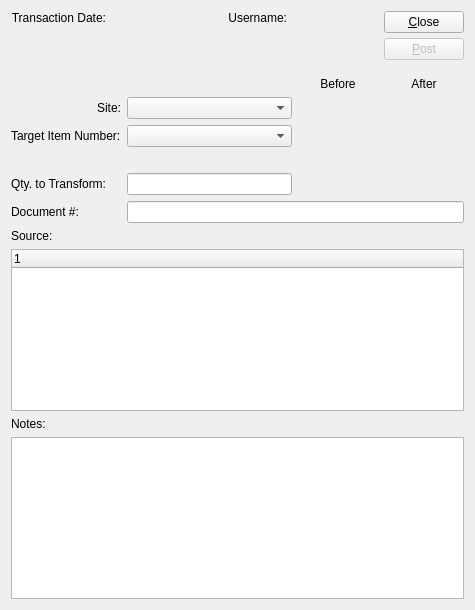
<ui version="4.0" >
 <author></author>
 <comment>This file is part of the xTuple ERP: PostBooks Edition, a free and
open source Enterprise Resource Planning software suite,
Copyright (c) 1999-2010 by OpenMFG LLC, d/b/a xTuple.
It is licensed to you under the Common Public Attribution License
version 1.0, the full text of which (including xTuple-specific Exhibits)
is available at www.xtuple.com/CPAL.  By using this software, you agree
to be bound by its terms.</comment>
 <class>transformTrans</class>
 <widget class="QWidget" name="transformTrans" >
  <property name="geometry" >
   <rect>
    <x>0</x>
    <y>0</y>
    <width>475</width>
    <height>610</height>
   </rect>
  </property>
  <property name="windowTitle" >
   <string>Transform Transaction</string>
  </property>
   <layout class="QVBoxLayout" >
    <item>
     <layout class="QHBoxLayout" >
      <item>
       <layout class="QVBoxLayout" >
        <item>
         <layout class="QHBoxLayout" >
          <item>
           <widget class="XLabel" name="_transDateLit" >
            <property name="text" >
             <string>Transaction Date:</string>
            </property>
            <property name="alignment" >
             <set>Qt::AlignRight|Qt::AlignTrailing|Qt::AlignVCenter</set>
            </property>
            <property name="buddy" >
             <cstring>_transDate</cstring>
            </property>
           </widget>
          </item>
          <item>
           <widget class="DLineEdit" name="_transDate" />
          </item>
          <item>
           <widget class="XLabel" name="_usernameLit" >
            <property name="text" >
             <string>Username:</string>
            </property>
            <property name="alignment" >
             <set>Qt::AlignRight|Qt::AlignTrailing|Qt::AlignVCenter</set>
            </property>
            <property name="buddy" >
             <cstring>_username</cstring>
            </property>
           </widget>
          </item>
          <item>
           <widget class="XLabel" name="_username" >
            <property name="text" >
             <string/>
            </property>
           </widget>
          </item>
         </layout>
        </item>
        <item>
         <layout class="QHBoxLayout" >
          <item>
           <widget class="ItemCluster" name="_item" />
          </item>
          <item>
           <spacer>
            <property name="orientation" >
             <enum>Qt::Horizontal</enum>
            </property>
            <property name="sizeType" >
             <enum>QSizePolicy::Expanding</enum>
            </property>
            <property name="sizeHint" >
             <size>
              <width>20</width>
              <height>40</height>
             </size>
            </property>
           </spacer>
          </item>
         </layout>
        </item>
       </layout>
      </item>
      <item>
       <layout class="QVBoxLayout" >
        <property name="spacing" >
         <number>0</number>
        </property>
        <item>
         <layout class="QVBoxLayout" >
          <property name="spacing" >
           <number>5</number>
          </property>
          <item>
           <widget class="QPushButton" name="_close" >
            <property name="text" >
             <string>&amp;Close</string>
            </property>
           </widget>
          </item>
          <item>
           <widget class="QPushButton" name="_post" >
            <property name="enabled" >
             <bool>false</bool>
            </property>
            <property name="text" >
             <string>&amp;Post</string>
            </property>
            <property name="autoDefault" >
             <bool>true</bool>
            </property>
            <property name="default" >
             <bool>true</bool>
            </property>
           </widget>
          </item>
         </layout>
        </item>
        <item>
         <spacer>
          <property name="orientation" >
           <enum>Qt::Vertical</enum>
          </property>
          <property name="sizeType" >
           <enum>QSizePolicy::Expanding</enum>
          </property>
          <property name="sizeHint" >
           <size>
            <width>10</width>
            <height>0</height>
           </size>
          </property>
         </spacer>
        </item>
       </layout>
      </item>
     </layout>
    </item>
    <item>
     <layout class="QGridLayout" >
      <item row="0" column="0" >
       <spacer>
        <property name="orientation" >
         <enum>Qt::Vertical</enum>
        </property>
        <property name="sizeHint" >
         <size>
          <width>20</width>
          <height>40</height>
         </size>
        </property>
       </spacer>
      </item>
      <item row="1" column="0" >
       <widget class="XLabel" name="_warehouseLit" >
        <property name="text" >
         <string>Site:</string>
        </property>
        <property name="alignment" >
         <set>Qt::AlignRight|Qt::AlignTrailing|Qt::AlignVCenter</set>
        </property>
       </widget>
      </item>
      <item row="1" column="1" >
       <widget class="WComboBox" name="_warehouse" />
      </item>
      <item row="1" column="2" >
       <widget class="XLabel" name="_fromBeforeQty" >
        <property name="minimumSize" >
         <size>
          <width>80</width>
          <height>0</height>
         </size>
        </property>
        <property name="text" >
         <string/>
        </property>
        <property name="alignment" >
         <set>Qt::AlignRight|Qt::AlignTrailing|Qt::AlignVCenter</set>
        </property>
       </widget>
      </item>
      <item row="1" column="3" >
       <widget class="XLabel" name="_fromAfterQty" >
        <property name="minimumSize" >
         <size>
          <width>80</width>
          <height>0</height>
         </size>
        </property>
        <property name="text" >
         <string/>
        </property>
        <property name="alignment" >
         <set>Qt::AlignRight|Qt::AlignTrailing|Qt::AlignVCenter</set>
        </property>
       </widget>
      </item>
      <item row="0" column="2" >
       <widget class="XLabel" name="_beforeLit" >
        <property name="text" >
         <string>Before</string>
        </property>
        <property name="alignment" >
         <set>Qt::AlignCenter</set>
        </property>
       </widget>
      </item>
      <item row="0" column="3" >
       <widget class="XLabel" name="_afterLit" >
        <property name="text" >
         <string>After</string>
        </property>
        <property name="alignment" >
         <set>Qt::AlignCenter</set>
        </property>
       </widget>
      </item>
      <item row="2" column="0" >
       <widget class="XLabel" name="_targetLit" >
        <property name="text" >
         <string>Target Item Number:</string>
        </property>
       </widget>
      </item>
      <item row="2" column="1" >
       <widget class="XComboBox" name="_target" >
        <property name="sizePolicy" >
         <sizepolicy vsizetype="Fixed" hsizetype="Expanding" >
          <horstretch>0</horstretch>
          <verstretch>0</verstretch>
         </sizepolicy>
        </property>
       </widget>
      </item>
      <item row="4" column="0" >
       <widget class="XLabel" name="_qtyLit" >
        <property name="text" >
         <string>Qty. to Transform:</string>
        </property>
       </widget>
      </item>
      <item row="4" column="1" >
       <widget class="XLineEdit" name="_qty" />
      </item>
      <item row="5" column="0" >
       <widget class="XLabel" name="_documentNumLit" >
        <property name="text" >
         <string>Document #:</string>
        </property>
        <property name="buddy" >
         <cstring>_documentNum</cstring>
        </property>
       </widget>
      </item>
      <item row="5" column="1" colspan="3" >
       <widget class="QLineEdit" name="_documentNum" />
      </item>
      <item row="2" column="2" >
       <widget class="XLabel" name="_toBeforeQty" >
        <property name="text" >
         <string/>
        </property>
        <property name="alignment" >
         <set>Qt::AlignRight|Qt::AlignTrailing|Qt::AlignVCenter</set>
        </property>
       </widget>
      </item>
      <item row="2" column="3" >
       <widget class="XLabel" name="_toAfterQty" >
        <property name="text" >
         <string/>
        </property>
        <property name="alignment" >
         <set>Qt::AlignRight|Qt::AlignTrailing|Qt::AlignVCenter</set>
        </property>
       </widget>
      </item>
      <item row="3" column="1" >
       <widget class="XLabel" name="_descrip1" >
        <property name="text" >
         <string/>
        </property>
       </widget>
      </item>
      <item row="3" column="2" colspan="2" >
       <widget class="XLabel" name="_descrip2" >
        <property name="text" >
         <string/>
        </property>
       </widget>
      </item>
     </layout>
    </item>
    <item>
     <layout class="QVBoxLayout" >
      <item>
       <widget class="XLabel" name="_sourceLit" >
        <property name="text" >
         <string>Source:</string>
        </property>
       </widget>
      </item>
      <item>
       <widget class="XTreeWidget" name="_source" >
        <property name="sizePolicy" >
         <sizepolicy vsizetype="Expanding" hsizetype="Expanding" >
          <horstretch>0</horstretch>
          <verstretch>0</verstretch>
         </sizepolicy>
        </property>
        <property name="minimumSize" >
         <size>
          <width>300</width>
          <height>100</height>
         </size>
        </property>
       </widget>
      </item>
     </layout>
    </item>
    <item>
     <layout class="QVBoxLayout" >
      <item>
       <widget class="XLabel" name="_notesLit" >
        <property name="text" >
         <string>Notes:</string>
        </property>
       </widget>
      </item>
      <item>
       <widget class="QTextEdit" name="_notes" />
      </item>
     </layout>
    </item>
   </layout>
 </widget>
 <layoutdefault spacing="6" margin="11" />
 <pixmapfunction>qPixmapFromMimeSource</pixmapfunction>
 <customwidgets>
  <customwidget>
   <class>DLineEdit</class>
   <extends>QWidget</extends>
   <header>datecluster.h</header>
   <container>1</container>
  </customwidget>
  <customwidget>
   <class>ItemCluster</class>
   <extends>QWidget</extends>
   <header>itemcluster.h</header>
   <container>1</container>
  </customwidget>
  <customwidget>
   <class>WComboBox</class>
   <extends>XComboBox</extends>
   <header>wcombobox.h</header>
  </customwidget>
  <customwidget>
   <class>XComboBox</class>
   <extends>QComboBox</extends>
   <header>xcombobox.h</header>
  </customwidget>
  <customwidget>
   <class>XLabel</class>
   <extends>QLabel</extends>
   <header>xlabel.h</header>
  </customwidget>
  <customwidget>
   <class>XLineEdit</class>
   <extends>QLineEdit</extends>
   <header>xlineedit.h</header>
   <container>1</container>
  </customwidget>
  <customwidget>
   <class>XTreeWidget</class>
   <extends>QTreeWidget</extends>
   <header>xtreewidget.h</header>
  </customwidget>
 </customwidgets>
 <tabstops>
  <tabstop>_transDate</tabstop>
  <tabstop>_item</tabstop>
  <tabstop>_warehouse</tabstop>
  <tabstop>_target</tabstop>
  <tabstop>_qty</tabstop>
  <tabstop>_documentNum</tabstop>
  <tabstop>_source</tabstop>
  <tabstop>_notes</tabstop>
  <tabstop>_post</tabstop>
  <tabstop>_close</tabstop>
 </tabstops>
 <includes>
  <include location="global" >parameter.h</include>
  <include location="global" >QStatusBar</include>
  <include location="global" >QMessageBox</include>
 </includes>
 <resources/>
 <connections>
  <connection>
   <sender>_close</sender>
   <signal>clicked()</signal>
   <receiver>transformTrans</receiver>
   <slot>close()</slot>
   <hints>
    <hint type="sourcelabel" >
     <x>20</x>
     <y>20</y>
    </hint>
    <hint type="destinationlabel" >
     <x>20</x>
     <y>20</y>
    </hint>
   </hints>
  </connection>
  <connection>
   <sender>_item</sender>
   <signal>warehouseIdChanged(int)</signal>
   <receiver>_warehouse</receiver>
   <slot>setId(int)</slot>
   <hints>
    <hint type="sourcelabel" >
     <x>20</x>
     <y>20</y>
    </hint>
    <hint type="destinationlabel" >
     <x>20</x>
     <y>20</y>
    </hint>
   </hints>
  </connection>
  <connection>
   <sender>_item</sender>
   <signal>privateIdChanged(int)</signal>
   <receiver>_warehouse</receiver>
   <slot>findItemsites(int)</slot>
   <hints>
    <hint type="sourcelabel" >
     <x>20</x>
     <y>20</y>
    </hint>
    <hint type="destinationlabel" >
     <x>20</x>
     <y>20</y>
    </hint>
   </hints>
  </connection>
 </connections>
</ui>
